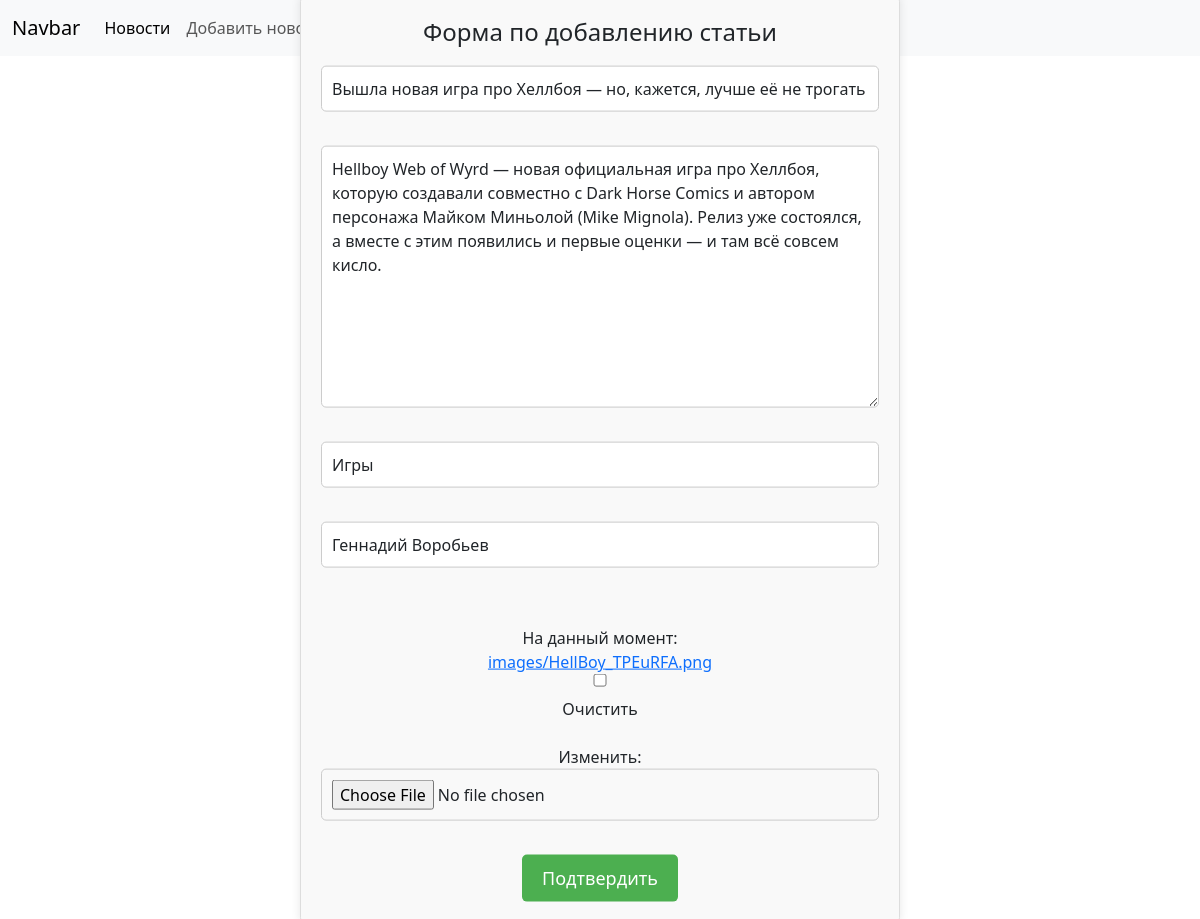
The page /news/2/update on the database its author committed.
### DjangoApplication/models.py (models this page shows, shortened)
class News(models.Model):
    photo = models.ImageField(upload_to='images', verbose_name='Фото', blank=True, null=True)
    title = models.CharField(max_length=255, verbose_name="Заголовок")
    content = models.TextField(verbose_name="Контент")
    create_at = models.DateTimeField(auto_now_add=True, verbose_name="Время публикации")
    category = models.ForeignKey(Category, on_delete=models.CASCADE, verbose_name="Категория новости")
    autor = models.CharField(max_length=255, verbose_name="Автор", blank=True, default=None, null=True)
    class Meta:
        verbose_name = "Новость"
        verbose_name_plural = "Новости"

### DjangoApplication/views.py (the view)
# urls.py: path('news/<int:news_id>/update', views.news_update, name='news_update'),
def news_update(request, news_id):
    news = get_object_or_404(News, id=news_id)
    if request.method == 'POST':
        form = NewsForm(request.POST, request.FILES, instance=news)
        if form.is_valid():
            form.save()
            return redirect('news_detail', news.id)
    else:
        form = NewsForm(instance=news)
    return render(request, 'DjangoApplication/create_news.html', {'form': form, 'news': news})

### DjangoApplication/forms.py
class NewsForm(ModelForm):
    class Meta:
        model = News
        fields = ['title', 'content', 'autor', 'category', 'photo']
        widgets = {
            "title": TextInput(attrs={
                'class': 'form-control',
                'placeholder': 'Название статьи'
            }),
            "content": Textarea(attrs={
                'class': 'form-control',
                'placeholder': 'Контент статьи'
            }),
            "autor": TextInput(attrs={
                'class': 'form-control',
                'placeholder': 'Автор статьи'
            }),
            "category": Select(attrs={
                'class': 'form-control',
            }),
        }

### DjangoApplication/models.py (called while the page is built)
    def __str__(self):
        return self.name

### DjangoApplication/templates/DjangoApplication/create_news.html (shortened to what this page needs)
{%extends 'DjangoApplication//base_layout.html' %}
{% load static %}
{% block styles %}
<link rel="stylesheet" href="{% static 'DjangoApplication/css/create_news.css' %}">
{% endblock %}
{% block content %}
<div class="features">
    <h1>Форма по добавлению статьи</h1>
    <form method="post" enctype="multipart/form-data">
        {{ form.title }}<br>
        {{ form.content }}<br>
        {{ form.category }}<br>
        {{ form.autor }}<br>
        {{ form.create_at }}<br>
        {{ form.photo }}<br>
        <button class="btn btn-success" type="submit">Подтвердить</button>
    </form>
</div>
{% endblock %}

### DjangoApplication/static/DjangoApplication/css/create_news.css (style rules this page uses)
.features { width: 50%; max-width: 100px margin: 0 auto; padding: 20px; border: 1px solid #ddd; border-radius: 5px; background-color: #f9f9f9; box-shadow: 0px 0px 10px rgba(0, 0, 0, 0.1); text-align: center; position: absolute; top: 50%; left: 50%; transform: translate(-50%, -50%); }
.features h1 { font-size: 24px; margin-bottom: 20px; }
.features form { display: flex; flex-direction: column; align-items: center; }
.features form input, .features form textarea, .features form select { width: 100%; padding: 10px; margin-bottom: 10px; border: 1px solid #ccc; border-radius: 5px; font-size: 16px; }
.features form button { background-color: #4caf50; color: #fff; border: none; border-radius: 5px; padding: 10px 20px; font-size: 18px; cursor: pointer; }

### rows shown on the page
News: title "Вышла новая игра про Хеллбоя — но, кажется, лучше её не трогать", content "Hellboy Web of Wyrd — новая официальная игра про Хеллбоя, которую создавали совместно с Dark Horse Comics и автором персонажа Майком Миньолой (Mike Mignola). Релиз уже состоялся, а вместе с этим появились и первые оценки — и там всё совсем кисло.", category "Игры", autor "Геннадий Воробьев"
